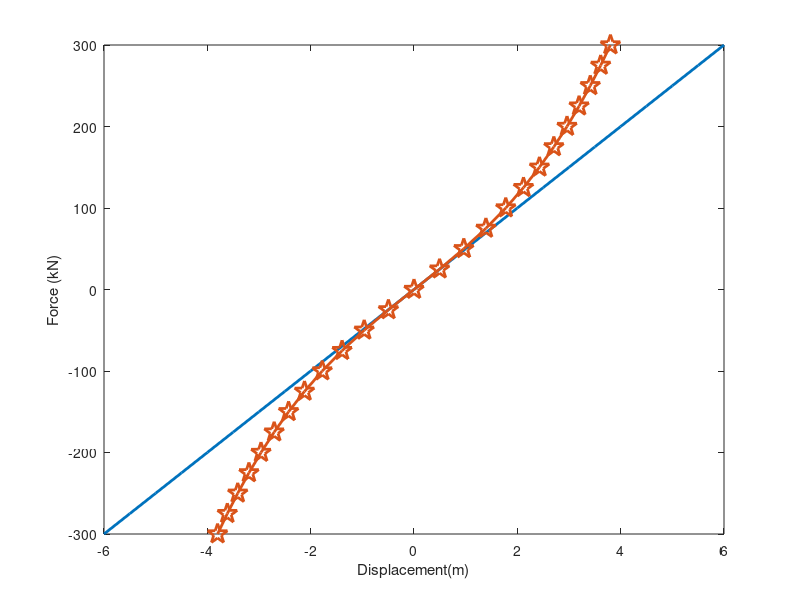
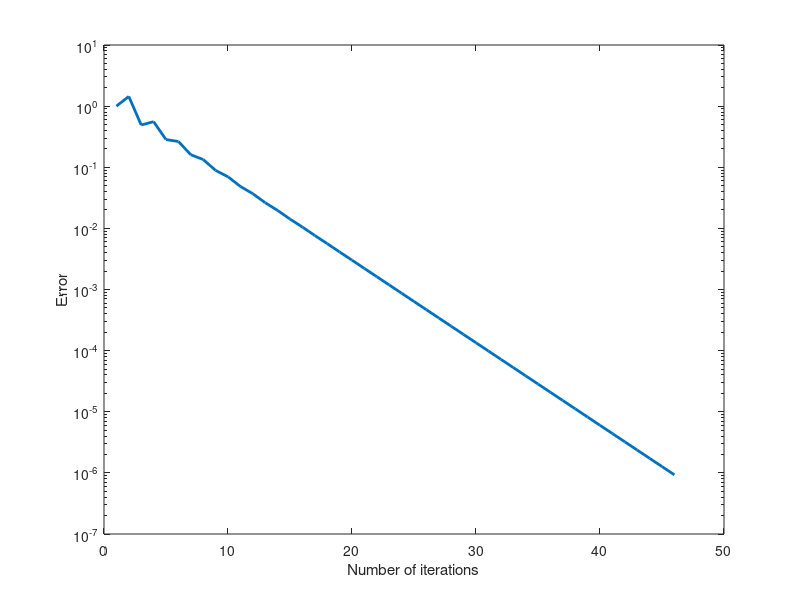

Recreate these plots in MATLAB, in order.


%%% NL Cubic spring : Deterministic

%%% K_0 * u + K_1 * u^3  = f

clear

F = -300 : 25 : 300; % kN %% Picard iteration doesn't converge after -475 ??

U = zeros(size(F,2),1);

k_0 = 50; % N/m

k_1 = 2; % N/m


%%% Linear Case


%%%% F Vs U - Linear Graph
U = F./k_0;

np = 1000;
%%% Non linear Case

U_nl = zeros(size(F,2),1);

iter = zeros(size(F,2),1);

err = zeros(size(F,2),np);

tol = 1e-6;


%%% Picard's Iteration
for j =1:size(F,2)

%       uprev = U(j);
      uprev = 0;
%       uprev = -30;
%       if(j < 20)
%           uprev = -10;
%       else
%           uprev = 10;
%       end

    for i = 1:np

        u = F(j)/( k_0 + k_1*uprev^2);
        
        diff = abs(abs(uprev) - abs(u))/abs(u);
        
        uprev = u;
        
        err(j,i) = diff;
        
        if(diff < tol)
            U_nl(j) = u;
            iter(j) = i;
            break;
        end  


    end


end

figure(1)
plot(U,F,'MarkerSize',15,'LineWidth',2)
hold on
plot(U_nl,F,'MarkerSize',15,'Marker','pentagram','LineWidth',2);
xlabel({'Displacement(m)'});
ylabel({'Force (kN)'});

figure(2)

E = err(j,:);

it = iter(j);

i = 1:1:it;

semilogy(i,E(1:it),'LineWidth',2);
xlabel({'Number of iterations'});
ylabel({'Error'});










